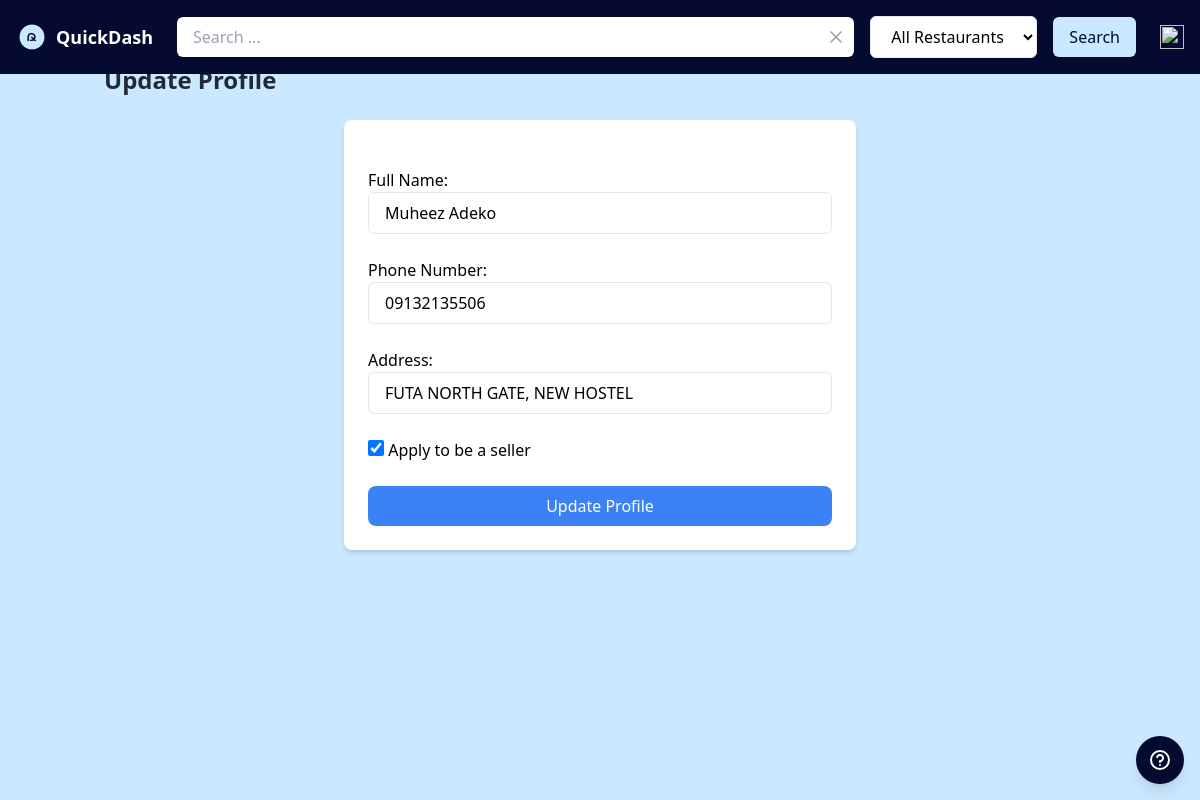
The page /update-profile/ (signed in) on the database as committed earlier.
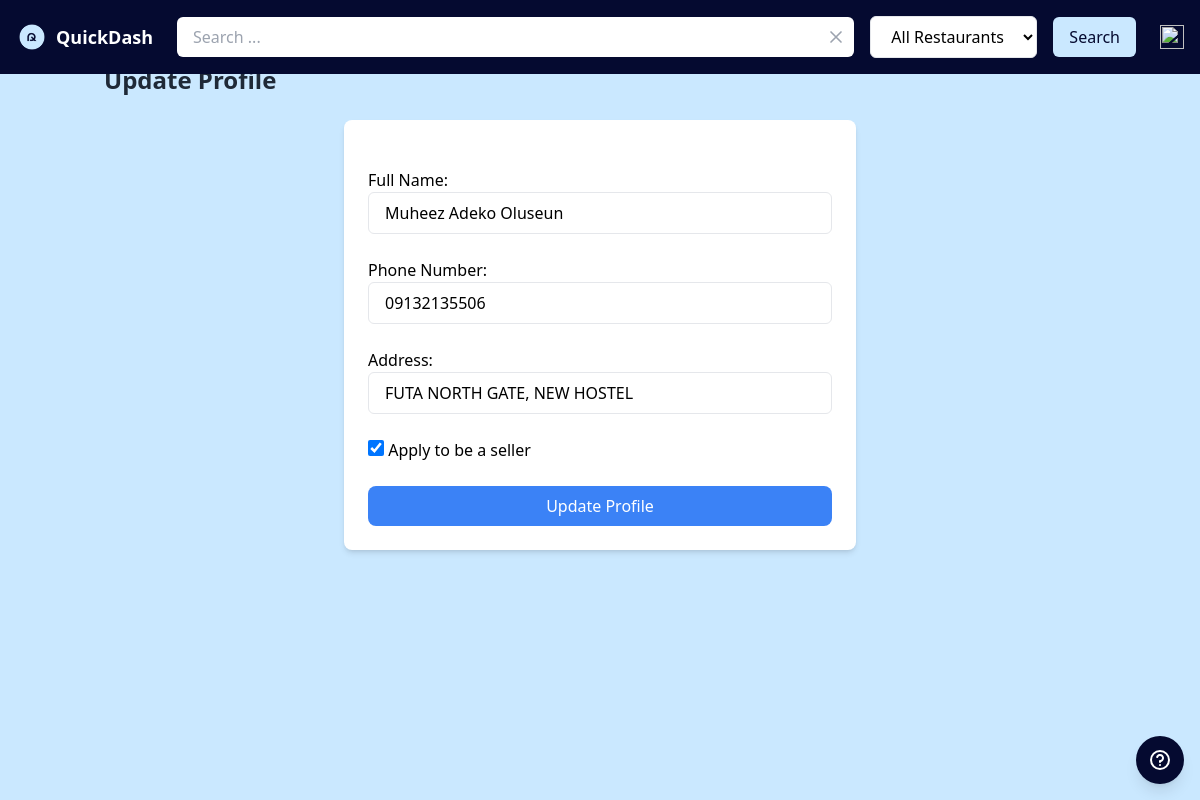
The same page on the database as committed later.
### users/models.py (models this page shows, shortened)
class Profile(models.Model):
    user = models.ForeignKey(User, on_delete=models.CASCADE)
    fullname = models.CharField(max_length=150)
    phone_number = models.CharField(max_length=15, blank=True, null=True)
    address = models.CharField(max_length=150, blank=True, null=True)
    verification_code = models.UUIDField(default=uuid.uuid4, editable=False)
    is_seller = models.BooleanField(default=False)
    is_verified = models.BooleanField(default=False)
    created_at = models.DateTimeField(auto_now_add=True) # Track when the profile was created

### users/views.py (the view)
# urls.py: path('update-profile/', views.update_profile, name='update_profile')
@login_required(login_url='login')
def update_profile(request):
    profile = get_object_or_404(Profile, user=request.user)
    if request.method == 'POST':
        form = ProfileUpdateForm(request.POST, instance=profile)
        if form.is_valid():
            form.save()
            messages.success(request, "Profile updates successfully.")
            return redirect('profile')
    else:
        form = ProfileUpdateForm(instance=profile)
    return render(request, 'users/update-profile.html', {'form': form})

### core/context_processors.py (called while the page is built)
def global_context(request):
    is_seller = False
    if request.user.is_authenticated:
        try:
            profile = Profile.objects.get(user=request.user)
            is_seller = profile.is_seller
        except Profile.DoesNotExist:
            is_seller = False
    allowed_emails = ['mzscripterx5@gmail.com', 'adekomuheez567@gmail.com']
    return {
        'is_seller': is_seller,
        'allowed_emails': allowed_emails,
    }

### orders/context_processors.py (called while the page is built)
def cart_item_count(request):
    total_items = 0
    if request.user.is_authenticated:
        total_items = CartItem.objects.filter(user=request.user).aggregate(total=Sum('quantity'))['total'] or 0
    return {'total_items': total_items}

### users/templates/users/update-profile.html (shortened to what this page needs)
{% extends 'core/main.html' %}
{% load static %}
{% block content %}
<head>
</head>
<div class="container mx-auto mt-16 pb-24 px-4">
    <h1 class="text-2xl font-bold text-gray-800 mb-6">Update Profile</h1>
    <form action="" method="POST" class="bg-white p-6 rounded-lg shadow-md space-y-6 max-w-lg mx-auto">
        <div>
            {{ form.fullname.label_tag }}
            {{ form.fullname }}
        </div>
        <div>
            {{ form.phone_number.label_tag }}
            {{ form.phone_number }}
        </div>
        <div>
            {{ form.address.label_tag }}
            {{ form.address }}
        </div>
        <div>
            {{ form.is_seller }}
            <label for="id_is_seller" class="form-check-label">{{ form.is_seller.label }}</label>
        </div>
        <button class="w-full bg-blue-500 text-white py-2 rounded-lg hover:bg-blue-600 focus:ring focus:ring-blue-300 transition duration-200" type="submit">Update Profile</button>
    </form>
</div>
{% endblock %}

### core/templates/core/main.html (shortened to what this page needs)
{% load static %}
<!DOCTYPE html>
<html lang="en">
<head>
    <link rel="stylesheet" href="{% static 'css/tailwind_output.css' %}">
</head>
<body class="bg-[#cae8ff] text-black relative">
     <header class="flex justify-between  items-center p-4 bg-[#050a30] text-white fixed top-0 w-full z-50">
         <a href="{% url 'home' %}">
            <div class="flex items-center space-x-2">
                <img src="{% static 'images/logo.png' %}" alt="logo" class="h-8">
                <span class="text-lg font-bold">QuickDash</span>
             </div>
         </a>
          <div class="md:flex items-center space-x-4 flex-1 mx-6">
            <div class="relative flex-1">
                <form action="{% url 'home' %}" method="GET">
                    <input type="text" placeholder="Search ..." id="search-bar" name="q" value="{{ query }}"
                    class="w-full px-4 py-2 text-black rounded-md focus:outline-none focus:ring-2 focus:ring-blue-400" autocomplete="off">
                    <button id="clear-search"
                    class="absolute right-2 top-1/2 transform -translate-y-1/2 text-gray-400 hover:text-red-500 focus:outline-none" onclick="clearSearch()" type="button">
                    <svg xmlns="http://www.w3.org/2000/svg" class="h-5 w-5" fill="none" viewBox="0 0 24 24" stroke="currentColor">
                        <path stroke-linecap="round" stroke-linejoin="round" stroke-width="2" d="M6 18L18 6M6 6l12 12" />
                    </svg>
                    </button>
                    </div>
                    <select name="restaurant" id=""
                    class="px-4 py-2 rounded-md bg-white text-black border focus:outline-none focus:ring-2 focus:ring-blue-400 hidden md:flex">
                        <option value="">All Restaurants</option>
                    </select>
                    <button class="hidden md:flex px-4 py-2 bg-[#cae8ff] text-[#050a30] rounded-md hover:bg-[#b6e0ff] focus:outline-none">
                        Search
                    </button>
          </div>
        <div class="relative">
            <img id="burger-menu" src="{% static 'images/burger.svg' %}" alt="" class="h-6 w-6">
        </div>
     </header>
      <a href="{% url 'contact' %}" class="hidden md:flex fixed bottom-4 right-4 p-3 bg-[#050a30] text-white rounded-full shadow-lg hover:bg-blue-600 focus:outline-none">
        <img src="{% static 'images/contact.svg' %}" alt="Contact Us" class="h-6 w-6">
      </a>
      {% block content %}
      {% endblock %}
</body>
</html>

Rows that differ between the two databases and show on the page:
changed Profile "FUTA NORTH GATE, NEW HOSTEL": fullname "Muheez Adeko" → "Muheez Adeko Oluseun"
